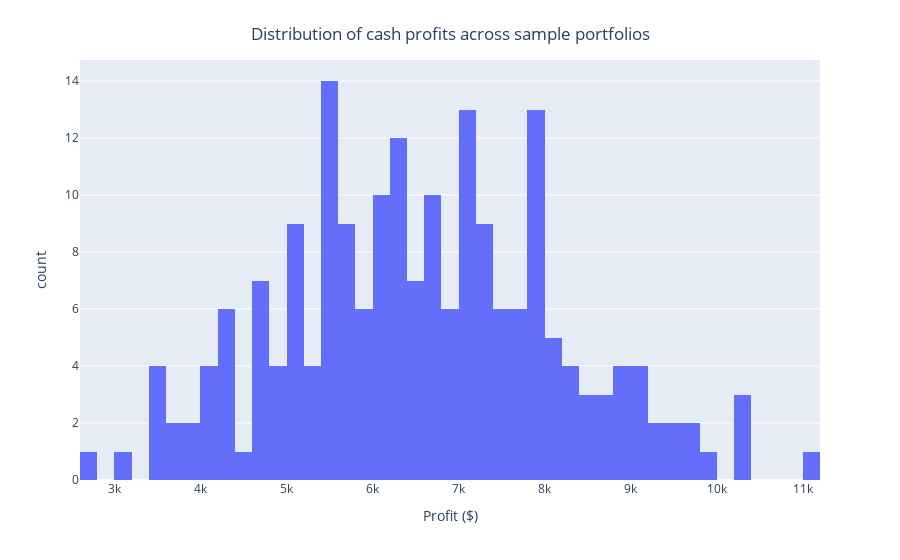

Notebook source saved alongside this figure:
### Code cell
fig = px.histogram(cash_profits, nbins=50)
fig.update_xaxes(title_text="Profit ($)")
fig.update_layout(title_text=f"Distribution of cash profits across sample portfolios", 
                  title_x=0.5,
                  title_y=0.95,
                  height=800,
                  showlegend=False
                 )
fig.show()

### Figure 1 — Plotly figure (JSON) as saved in the notebook; plotly's stock layout.template omitted (floating-point values rounded to 4 significant figures; data arrays with more than 128 entries replaced by an {"elided": "..."} marker saying what was removed)
{"data": [{"alignmentgroup": "True", "bingroup": "x", "hovertemplate": "variable=0<br>value=%{x}<br>count=%{y}<extra></extra>", "legendgroup": "0", "marker": {"color": "#636efa", "pattern": {"shape": ""}}, "name": "0", "nbinsx": 50, "offsetgroup": "0", "orientation": "v", "showlegend": true, "type": "histogram", "x": {"elided": "200 float values"}, "xaxis": "x", "yaxis": "y"}], "layout": {"autosize": true, "barmode": "relative", "legend": {"title": {"text": "variable"}, "tracegroupgap": 0}, "margin": {"t": 60}, "showlegend": false, "title": {"text": "Distribution of cash profits across sample portfolios", "x": 0.5, "y": 0.95}, "xaxis": {"anchor": "y", "autorange": true, "domain": [0, 1], "range": [2600, 11200], "title": {"text": "Profit ($)"}, "type": "linear"}, "yaxis": {"anchor": "x", "autorange": true, "domain": [0, 1], "range": [0, 14.74], "title": {"text": "count"}}}}
